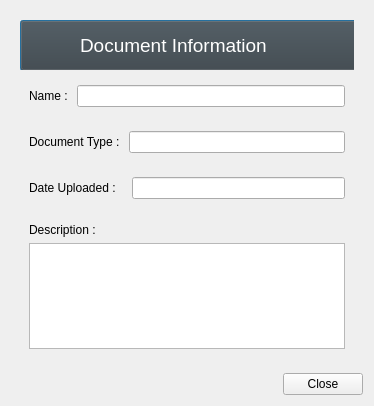
<?xml version="1.0" encoding="UTF-8"?>
<ui version="4.0">
 <class>Dialog</class>
 <widget class="QDialog" name="Dialog">
  <property name="geometry">
   <rect>
    <x>0</x>
    <y>0</y>
    <width>374</width>
    <height>406</height>
   </rect>
  </property>
  <property name="minimumSize">
   <size>
    <width>350</width>
    <height>0</height>
   </size>
  </property>
  <property name="maximumSize">
   <size>
    <width>400</width>
    <height>16777215</height>
   </size>
  </property>
  <property name="windowTitle">
   <string>Dialog</string>
  </property>
  <layout class="QVBoxLayout" name="verticalLayout">
   <item>
    <widget class="QWidget" name="widget" native="true">
     <layout class="QVBoxLayout" name="verticalLayout_2">
      <item>
       <widget class="QWidget" name="widget_85" native="true">
        <property name="minimumSize">
         <size>
          <width>0</width>
          <height>50</height>
         </size>
        </property>
        <property name="maximumSize">
         <size>
          <width>16777215</width>
          <height>50</height>
         </size>
        </property>
        <widget class="QPushButton" name="pushButton_11">
         <property name="geometry">
          <rect>
           <x>0</x>
           <y>0</y>
           <width>1920</width>
           <height>51</height>
          </rect>
         </property>
         <property name="minimumSize">
          <size>
           <width>1920</width>
           <height>0</height>
          </size>
         </property>
         <property name="styleSheet">
          <string notr="true">background-color: rgb(62, 62, 62);
</string>
         </property>
         <property name="text">
          <string/>
         </property>
        </widget>
        <widget class="QPushButton" name="design_21">
         <property name="geometry">
          <rect>
           <x>10</x>
           <y>0</y>
           <width>51</width>
           <height>51</height>
          </rect>
         </property>
         <property name="text">
          <string/>
         </property>
         <property name="icon">
          <iconset resource="icons.qrc">
           <normaloff>:/icons/SORSOGON.png</normaloff>
           <disabledoff>:/icons/SORSOGON.png</disabledoff>:/icons/SORSOGON.png</iconset>
         </property>
         <property name="iconSize">
          <size>
           <width>50</width>
           <height>50</height>
          </size>
         </property>
         <property name="flat">
          <bool>true</bool>
         </property>
        </widget>
        <widget class="QLabel" name="account_label">
         <property name="geometry">
          <rect>
           <x>60</x>
           <y>10</y>
           <width>641</width>
           <height>31</height>
          </rect>
         </property>
         <property name="font">
          <font>
           <family>Segoe UI</family>
           <pointsize>14</pointsize>
          </font>
         </property>
         <property name="styleSheet">
          <string notr="true">color: rgb(255, 255, 255);</string>
         </property>
         <property name="text">
          <string>Document Information</string>
         </property>
        </widget>
       </widget>
      </item>
      <item>
       <widget class="QWidget" name="widget_2" native="true">
        <property name="minimumSize">
         <size>
          <width>0</width>
          <height>40</height>
         </size>
        </property>
        <property name="maximumSize">
         <size>
          <width>16777215</width>
          <height>40</height>
         </size>
        </property>
        <layout class="QHBoxLayout" name="horizontalLayout">
         <item>
          <widget class="QLabel" name="label">
           <property name="font">
            <font>
             <family>Segoe UI</family>
             <pointsize>9</pointsize>
            </font>
           </property>
           <property name="text">
            <string>Name : </string>
           </property>
          </widget>
         </item>
         <item>
          <widget class="QLineEdit" name="docinfo_name">
           <property name="readOnly">
            <bool>true</bool>
           </property>
          </widget>
         </item>
        </layout>
       </widget>
      </item>
      <item>
       <widget class="QWidget" name="widget_4" native="true">
        <property name="minimumSize">
         <size>
          <width>0</width>
          <height>40</height>
         </size>
        </property>
        <property name="maximumSize">
         <size>
          <width>16777215</width>
          <height>40</height>
         </size>
        </property>
        <layout class="QHBoxLayout" name="horizontalLayout_2">
         <item>
          <widget class="QLabel" name="label_2">
           <property name="font">
            <font>
             <family>Segoe UI</family>
             <pointsize>9</pointsize>
            </font>
           </property>
           <property name="text">
            <string>Document Type : </string>
           </property>
          </widget>
         </item>
         <item>
          <widget class="QLineEdit" name="docinfo_type">
           <property name="readOnly">
            <bool>true</bool>
           </property>
          </widget>
         </item>
        </layout>
       </widget>
      </item>
      <item>
       <widget class="QWidget" name="widget_5" native="true">
        <property name="minimumSize">
         <size>
          <width>0</width>
          <height>40</height>
         </size>
        </property>
        <property name="maximumSize">
         <size>
          <width>16777215</width>
          <height>40</height>
         </size>
        </property>
        <layout class="QHBoxLayout" name="horizontalLayout_3">
         <item>
          <widget class="QLabel" name="label_3">
           <property name="font">
            <font>
             <family>Segoe UI</family>
             <pointsize>9</pointsize>
            </font>
           </property>
           <property name="text">
            <string>Date Uploaded :   </string>
           </property>
          </widget>
         </item>
         <item>
          <widget class="QLineEdit" name="docinfo_date">
           <property name="readOnly">
            <bool>true</bool>
           </property>
          </widget>
         </item>
        </layout>
       </widget>
      </item>
      <item>
       <widget class="QWidget" name="widget_3" native="true">
        <layout class="QVBoxLayout" name="verticalLayout_3">
         <item>
          <widget class="QLabel" name="label_4">
           <property name="font">
            <font>
             <family>Segoe UI</family>
             <pointsize>9</pointsize>
            </font>
           </property>
           <property name="text">
            <string>Description : </string>
           </property>
          </widget>
         </item>
         <item>
          <widget class="QPlainTextEdit" name="docinfo_description">
           <property name="readOnly">
            <bool>true</bool>
           </property>
          </widget>
         </item>
        </layout>
       </widget>
      </item>
     </layout>
    </widget>
   </item>
   <item>
    <widget class="QDialogButtonBox" name="buttonBox">
     <property name="orientation">
      <enum>Qt::Horizontal</enum>
     </property>
     <property name="standardButtons">
      <set>QDialogButtonBox::Close</set>
     </property>
    </widget>
   </item>
  </layout>
 </widget>
 <resources>
  <include location="icons.qrc"/>
 </resources>
 <connections>
  <connection>
   <sender>buttonBox</sender>
   <signal>rejected()</signal>
   <receiver>Dialog</receiver>
   <slot>reject()</slot>
   <hints>
    <hint type="sourcelabel">
     <x>316</x>
     <y>260</y>
    </hint>
    <hint type="destinationlabel">
     <x>286</x>
     <y>274</y>
    </hint>
   </hints>
  </connection>
  <connection>
   <sender>buttonBox</sender>
   <signal>accepted()</signal>
   <receiver>Dialog</receiver>
   <slot>accept()</slot>
   <hints>
    <hint type="sourcelabel">
     <x>248</x>
     <y>254</y>
    </hint>
    <hint type="destinationlabel">
     <x>157</x>
     <y>274</y>
    </hint>
   </hints>
  </connection>
 </connections>
</ui>
